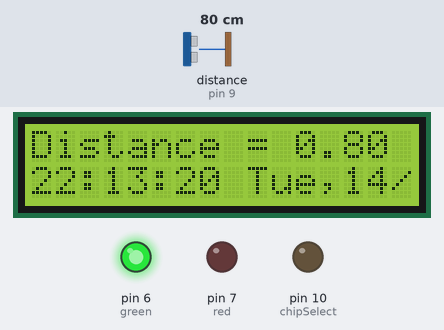
Bench run of a sketch on a simulated Arduino Uno, built with avr-gcc and run on an emulated ATmega328P. On the bench: 16×2 character LCD, output pins drawn as LEDs (lit = HIGH). Wiring (inferred from the names in the program): ultrasonic range finder: trigger pin 8; echo pin 9. The test bench sets the inputs (shaded band); at power-on: distance to the obstacle (sensor on pin 9) 80 cm. The echo pulse lasts 58.3 µs per cm; the local clock reads 2024-03-15 10:24:30 at power-on unless the sketch sets it; storage starts empty; pins used as bus, display or sensor lines are not drawn; what the sketch prints to the serial monitor is not drawn.

Above: at 1.2 s.
1.3 s: distance to the obstacle (sensor on pin 9) set to 69 cm
At 11.9 s:
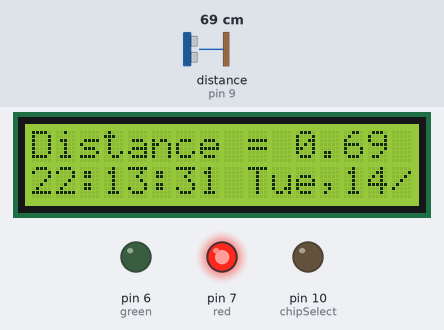
15.3 s: distance to the obstacle (sensor on pin 9) set to 120 cm
At 17.0 s:
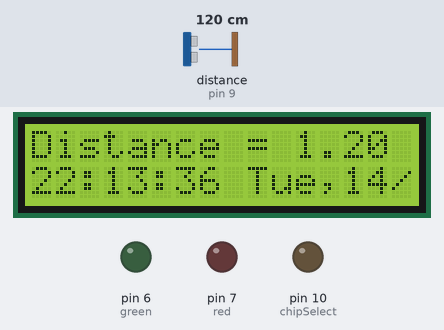
23.5 s: distance to the obstacle (sensor on pin 9) set to 104 cm
At 25.1 s:
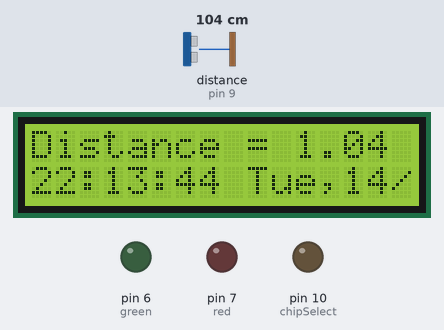
31.7 s: distance to the obstacle (sensor on pin 9) set to 94 cm
At 33.6 s:
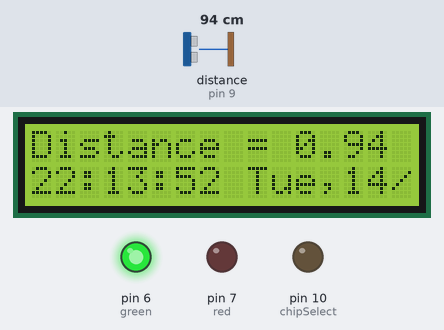
Timing chart, 0 to 35.1 s (numbered marks = the images above; inputs shaded):
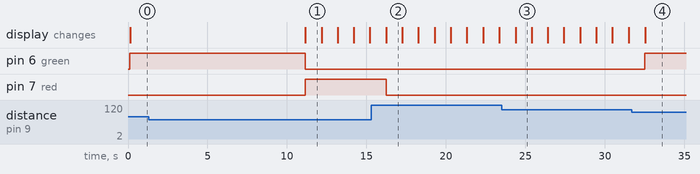

Measured:
- the behaviour switches between 75 and 74 cm on distance to the obstacle (sensor on pin 9) (found by bisection; images 0 and 1)
- the behaviour switches between 100 and 99 cm on distance to the obstacle (sensor on pin 9) (found by bisection; images 3 and 4)
- after the input at 1.3 s, pin 6 (green): HIGH → LOW after 9.9 s; pin 7 (red): LOW → HIGH after 9.9 s; the display: changes after 9.9 s (image 1)
- after the input at 15.3 s, pin 7 (red): HIGH → LOW after 0.93 s
- after the input at 31.7 s, pin 6 (green): LOW → HIGH after 0.81 s
- what the display in image 1 shows lasts 1.0 s, from 11.2 s to 12.2 s

The sketch:

MeasuringWarningDistance.ino
```cpp
#include "RTClib.h"
#include <Wire.h>
#include <LiquidCrystal.h>
#include <SD.h>
#include <SPI.h>

//about measuring distanc
const int TriggerPin = 8; //Trig pin
const int EchoPin = 9; //Echo pin

float Duration = 0; //Variable Duration declaration
float Distance_m = 0; //Variable Distance_m declaration

//about displaying information(distance and time)
RTC_DS1307 rtc; //RTC declaration
char daysOfTheWeek[7][12] = {"Sun", "Mon", "Tue", "Wed", "Thu", "Fri", "Sat"};  //A day of week array declaration
LiquidCrystal lcd(A0, A1, 5, 4, 3, 2); // (rs, e, d4, d5, d6, d7)

//about indicating with LED
const int green = 6;  //green led pin variable declaration
const int red = 7;  //red led pin variable declaration

//warning distance
const float WD = 0.75;  //WD(warning distance) variable declaration

//SD
File logfile;  //logFile variable declaration
const int chipSelect = 10;  //chipSelect variable declaration

void setup() {
  pinMode(TriggerPin, OUTPUT); // Trigger is an output pin
  pinMode(EchoPin, INPUT); // Echo is an input pin

  pinMode(green, OUTPUT); //Set the green led Pin
  pinMode(red, OUTPUT);  //Set the red led Pin

  Serial.begin(9600); // Serial Output

  lcd.begin(16, 2); //lcd Set up

  if (! rtc.begin()){  //if RTC can't begin, LCD lOG.
    lcd.print("Couldn't find RTC");
    while (1);
  }

  if (! rtc.isrunning()){  //if RTC isn't running, LCD lOG.
    lcd.print("RTC is NOT running!");
  }
    rtc.adjust(DateTime(F(__DATE__), F(__TIME__)));  //auto update from computer time

    Serial.print("Initializing SD card..."); // initialize the SD card
    pinMode(chipSelect, OUTPUT);  // make sure that the default chip select pin is set to output, even if you don't use it:

    if (!SD.begin(chipSelect)) {  // see if the card is present and can be initialized:
      Serial.println("Card failed, or not present");
      return;  // don't do anything more:

    }
    Serial.println("card initialized.");

}

void loop() {
    digitalWrite(TriggerPin, LOW); // Trigger pin to LOW
    delayMicroseconds(2); // 2us high
    digitalWrite(TriggerPin, HIGH); // Trigger pin to HIGH
    delayMicroseconds(10); // 10us high
    digitalWrite(TriggerPin, LOW); // Trigger pin to HIGH

    Duration = pulseIn(EchoPin, HIGH); // Waits for the echo pin to get high, returns the Duration in microseconds
    Distance_m = Distance(Duration); // Use function to calculate the distance

    Serial.print("Distance = "); // Output to serial
    Serial.print(Distance_m);  // Output Distance to serial
    Serial.println(" m "); // Additional Output message

    DateTime now = rtc.now();  //For RTC Current time

    lcd.setCursor(0, 1);  //Set LCD Monitor cursor
    lcd.print(now.hour());  //output the time(hour) to lcd
    lcd.print(':');
    lcd.print(now.minute());  //output the time(minute) to lcd
    lcd.print(':');
    lcd.print(now.second());  //output the time(second) to lcd
    lcd.print(" ");
    lcd.print(daysOfTheWeek[now.dayOfTheWeek()]);  //output the time(Day of the week) to lcd
    lcd.print(",");
    lcd.print(now.day());  //output the time(day)to lcd
    lcd.print('/');
    lcd.print(now.month());  //output the time(month) to lcd
    //lcd.print('/');  //if year is need,
    //lcd.print(now.year());

    lcd.setCursor(0, 0);  //Set LCD Monitor cursor
    lcd.print("Distance = "); // Output to serial
    lcd.print(Distance_m);  // Output Distance to serial
    lcd.print(" m");

    Serial.print('"');
    Serial.print(now.hour());  //output the time(hour)to setial
    Serial.print(':');
    Serial.print(now.minute());  //output the time(minute) to serial
    Serial.print(':');
    Serial.print(now.second());  //output the time(second) to serial
    Serial.print("  ");

    Serial.print(daysOfTheWeek[now.dayOfTheWeek()]);  //output the time(the day of week) to serial
    Serial.print(" ,");
    Serial.print(now.day());  //output the time(day)to serial
    Serial.print('/');
    Serial.print(now.month());  //output the time(month) to serial
    Serial.print('/');
    Serial.print(now.year());  //output the time(year) to serial
    Serial.println('"');

  if(0 < Distance_m && Distance_m< WD){  //if the distance is closer than the warning distance,
       Serial.println("green off, red on");
       digitalWrite(green,LOW);  //green LED off
       digitalWrite(red,HIGH);   //red LED on
    }
  else if(WD <= Distance_m && Distance_m <= 1){  //if the distance is between warning distance an 1 Meter
       Serial.println("green on, red off");
       digitalWrite(green,HIGH);  //green LED on
       digitalWrite(red,LOW);  //red LED off

    char filename[] = "LOGGER00.txt";  // create a new file
    for (uint8_t i = 0; i < 100; i++) {  //check the file name
      filename[6] = i/10 + '0';
      filename[7] = i%10 + '0';
      if (! SD.exists(filename)) { // only open a new file if it doesn't exist
        logfile = SD.open(filename, FILE_WRITE);  //file open
        break;  // leave the loop!
      }
    }
   /*
   if (! logfile) {
      error("couldnt create file");
   }*/

    logfile.print('"');
    logfile.print("Distance = ");
    logfile.print(Distance_m);  //output distance to logfile
    logfile.print(" m / ");
    logfile.print(now.hour()); //output hour to logfile
    logfile.print(':');
    logfile.print(now.minute()); //output minute to logfile
    logfile.print(':');
    logfile.print(now.second());  //output minute to logfile
    logfile.print("  ");

    logfile.print(daysOfTheWeek[now.dayOfTheWeek()]);  //output the day of the week to logfile
    logfile.print(" ,");
    logfile.print(now.day()); //output the day to logfile
    logfile.print('/');
    logfile.print(now.month());  //output the month to logfile
    logfile.print('/');
    logfile.print(now.year());  //output the year to logfile
    logfile.println('"');

    Serial.print("Logging to: ");  //output message to serial
    Serial.println(filename);

    logfile.close();  //close the logfile
    delay(10000);  //Wait

 }
  else{
       Serial.println("green off, red off");
       digitalWrite(red,LOW);
       digitalWrite(green,LOW);
      }

  delay(1000); // Wait to do next measurement
}

float Distance(float time){ // Calculates the Distance in m
  // ((time)*(Speed of sound))/ toward and backward of object) * 10
  float DistanceCalc; // Calculation variable
  DistanceCalc = ((time / 2.9) / 2)/1000; // Actual calculation in m
  return DistanceCalc; // return calculated value
}
```
